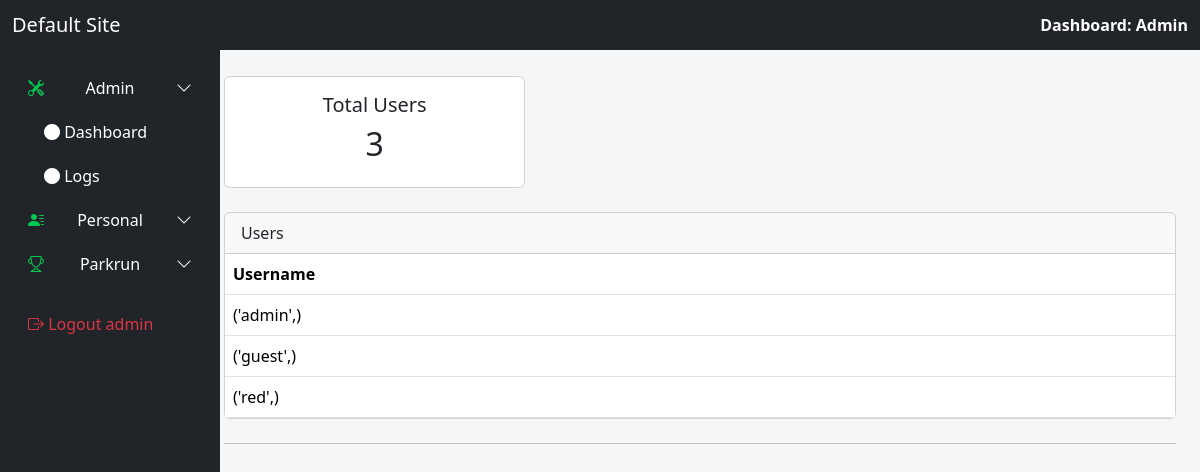
/admin/ (signed in), run on the app's committed database.
### tables this page shows
CREATE TABLE user (
    username TEXT PRIMARY KEY,
    password_hash TEXT NOT NULL,
    email TEXT,
    enabled INTEGER NOT NULL DEFAULT 1 CHECK(enabled IN (0,1))
, settings TEXT);

### admin/routes.py (the view)
@admin_bp.route("/", methods=['POST','GET'])
@requires_permission()
def dashboard():
    conn = sqlite3.connect(current_app.config["USERS_DB"])
    c = conn.cursor()
    c.execute("SELECT username FROM user;")
    users = c.fetchall()
    stats = {
        "total_users": len(users),
    }
    return render_template(
        "admin/admin_dashboard.html",
        page_title="Dashboard: Admin",
        users=users,
        stats=stats
    )

### app.py (called while the page is built)
@app.context_processor
def inject_context_processor():
    return {
        "WEBSITE_NAME": app.config.get("WEBSITE_NAME", "Default"),
        "WEBSITE_VERSION": app.config.get("WEBSITE_VERSION", "0.0.1")
    }

@app.after_request
def add_no_cache_headers(response):
    response.headers["Cache-Control"] = "no-store, no-cache, must-revalidate, max-age=0"
    response.headers["Pragma"] = "no-cache"
    response.headers["Expires"] = "0"
    return response

@login_manager.user_loader
def load_user(username):
    return User.get(username)

    @staticmethod
    def get(username):
        conn = sqlite3.connect(USERS_DB)
        conn.row_factory = sqlite3.Row
        cur = conn.cursor()
        cur.execute("SELECT * FROM user WHERE username = ?", (username,))
        row = cur.fetchone()
        conn.close()
        if row:
            user = User(row["username"])
            user.password_hash = row["password_hash"]
            user.email = row["email"]
            user.enabled = bool(row["enabled"])
            return user
        return None

    def can_access(self, blueprint, view):
        self.load_permissions()
        allow = self._permissions["allow"]
        deny = self._permissions["deny"]
        for bp, vw in deny:
            if (bp == blueprint or bp == "*") and (vw == view or vw == "*"):
                return False
        for bp, vw in allow:
            if (bp == blueprint or bp == "*") and (vw == view or vw == "*"):
                return True
        return False

    @property
    def is_authenticated(self):
        return True

### auth/__init__.py (called while the page is built)
def requires_permission():
    def decorator(f):
        @wraps(f)
        def wrapped(*args, **kwargs):
            if not current_user.is_authenticated:
                return current_app.login_manager.unauthorized()
            endpoint = request.endpoint or ""
            if "." in endpoint:
                blueprint, view = endpoint.split(".", 1)
            else:
                blueprint = "main"
                view = endpoint
            if not current_user.can_access(blueprint, view):
                abort(403)
            return f(*args, **kwargs)
        return wrapped
    return decorator

### utils/db.py (called while the page is built)
def close_dbs(e=None):
    dbs = g.pop("dbs", {})
    for conn in dbs.values():
        conn.close()

### templates/admin/admin_dashboard.html
{% extends "base.html" %}
{% block content %}
<div class="row mb-4">
  <div class="col-md-4">
    <div class="card text-center">
      <div class="card-body">
        <h5>Total Users</h5>
        <h2>{{ stats.total_users }}</h2>
      </div>
    </div>
  </div>
</div>
<div class="card">
  <div class="card-header">Users</div>
  <table class="table mb-0">
    <thead>
      <tr>
        <th>Username</th>
      </tr>
    </thead>
    <tbody>
      {% for username in users %}
      <tr {% if username == current_user.username %}class="table-primary"{% endif %}>
        <td>{{ username }}</td>
      </tr>
      {% endfor %}
    </tbody>
  </table>
</div>
<hr class="my-4">
{% endblock %}

### templates/base.html (shortened to what this page needs)
<!DOCTYPE html>
<html lang="en">
<head>
  <link rel="stylesheet" href="https://cdn.jsdelivr.net/npm/bootstrap@5.3.1/dist/css/bootstrap.min.css">
<link rel="stylesheet"
      href="https://cdn.jsdelivr.net/npm/bootstrap-icons@1.11.3/font/bootstrap-icons.css">
</head>
<body>
  <nav class="navbar navbar-dark bg-dark fixed-top justify-content-between">
    <div class="container-fluid">
      <span class="navbar-brand mb-0 h1">{{ WEBSITE_NAME }}</span>
      <div class="text-white fw-semibold">
         {{ page_title if page_title else "todo"}}
      </div>
    </div>
  </nav>
  <div class="container-fluid">
    <div class="row">
      <nav class="sidebar bg-dark text-white col-md-3 col-lg-2 d-md-block min-vh-100">
        <ul class="nav flex-column">
          {% set sidebar_items = get_sidebar_items() %}
          {% for bp, views in sidebar_items.items() %}
            {% if views|length > 0 %}
              <li class="nav-item">
                <a class="nav-link text-white d-flex justify-content-between align-items-center sidebar-toggle"
                   data-bs-toggle="collapse"
                   href="#{{ bp }}Menu"
                   role="button"
                   aria-expanded="{{ 'true' if request.path.startswith('/' ~ bp) else 'false' }}"
                   aria-controls="{{ bp }}Menu">
                  {% if bp == 'admin' %}<i class="bi bi-tools my-icon sidebar-heading"></i>{% endif %}
                  {% if bp == 'personal' %}<i class="bi bi-person-lines-fill my-icon sidebar-heading"></i>{% endif %}
                  {% if bp == 'parkrun' %}<i class="bi bi-trophy my-icon sidebar-heading"></i>{% endif %}
                  {{ bp|capitalize }}
                  <i class="bi bi-chevron-down"></i>
                </a>
                <div class="collapse {% if request.path.startswith('/' ~ bp) %}show{% endif %}" id="{{ bp }}Menu">
                  <ul class="nav flex-column ms-3">
                    {% for view in views %}
                      <li class="nav-item">
                        <a class="nav-link sidebar-link text-white {% if request.path == '/' ~ bp ~ '/' ~ view %}active{% endif %}"
                           href="{{ url_for(bp ~ '.' ~ view) }}">
                          <i class="bi bi-circle-fill"></i> {{ view.replace('_',' ')|capitalize }}
                        </a>
                      </li>
                    {% endfor %}
                  </ul>
                </div>
              </li>
            {% endif %}
          {% endfor %}
          {% if current_user.is_authenticated %}
            <li class="nav-item mt-3">
              <a class="nav-link text-danger" href="{{ url_for('logout') }}">
                <i class="bi bi-box-arrow-right"></i> Logout {{ current_user.username }}
              </a>
            </li>
          {% else %}
            <li class="nav-item mt-3">
              <a class="nav-link text-white" href="{{ url_for('login') }}">
                <i class="bi bi-box-arrow-in-right"></i> Login
              </a>
            </li>
          {% endif %}
        </ul>
      </nav>
      <main class="col-md-9 col-lg-10 ms-sm-auto px-4">
        {% block content %}
        {% endblock %}
      </main>
    </div>
  </div>
</body>
</html>

### templates/base.html (style rules this page uses)
main { padding: 20px; }
body { padding-top: 56px; background-color: #f5f6f8; font-size: 1rem; line-height: 1.5; }
.my-icon { color: #00c853; }
.sidebar { position: fixed; left: 0; width: 220px; bottom: 0; background-color: #343a40; color: #fff; padding-top: 1rem; top: 50px;  }
.sidebar::before { content: ''; display: block; height: 0; margin: 0; padding: 0; border: 0; }
.sidebar .sidebar-heading { display: flex; align-items: center; gap: 8px; justify-content: flex-start; }
.sidebar .nav-link { color: #ccc; font-weight: 500; padding: 10px 16px; font-size: 1rem; }
.sidebar .nav .nav { margin-left: 1rem; }
.navbar { z-index: 1050; border-bottom: none; }

### data on the page
user: username "admin", username "('admin',)"
user: username "('guest',)"
user: username "('red',)"

### other printed values
{{ WEBSITE_NAME }} "Default Site"
{{ page_title if page_title else "todo" }} "Dashboard: Admin"
{{ bp|capitalize }} "Admin" "Personal" "Parkrun"
{{ view.replace('_',' ')|capitalize }} "Dashboard" "Logs"
{{ stats.total_users }} "3"
